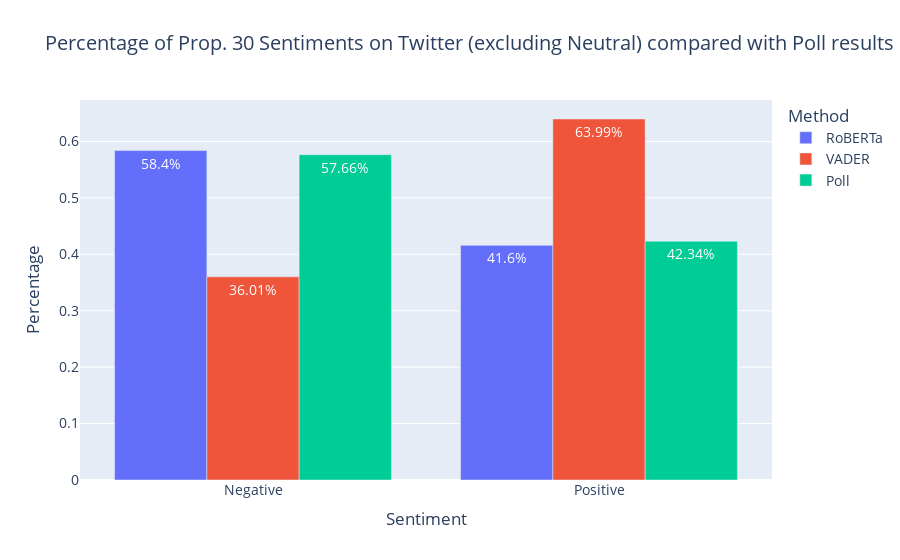

Notebook cell for this chart:
### Code cell
# bar plot of percentages of positive and negative sentiment of each model and poll results
fig_combined = px.bar(data_frame=counts_combined_df, 
                 x = 'Sentiment', 
                 y = 'Percentage', 
                 color = 'Method', 
                 barmode = 'group', 
                 title = 'Percentage of Prop. 30 Sentiments on Twitter (excluding Neutral) compared with Poll results', 
                 text = 'Str Percentage')
fig_combined.update_traces(textposition = 'inside', textfont_color = 'white')
fig_combined.update_layout(xaxis = {'categoryorder': 'array', 'categoryarray': ['Negative', 'Positive']},
                      font_size = 14)
fig_combined.show()

### Figure 1 — Plotly figure (JSON) as saved in the notebook; plotly's stock layout.template omitted (floating-point values rounded to 4 significant figures)
{"data": [{"alignmentgroup": "True", "hovertemplate": "Method=RoBERTa<br>Sentiment=%{x}<br>Percentage=%{y}<br>Str Percentage=%{text}<extra></extra>", "legendgroup": "RoBERTa", "marker": {"color": "#636efa", "pattern": {"shape": ""}}, "name": "RoBERTa", "offsetgroup": "RoBERTa", "orientation": "v", "showlegend": true, "text": ["58.4%", "41.6%"], "textfont": {"color": "white"}, "textposition": "inside", "type": "bar", "x": ["Negative", "Positive"], "xaxis": "x", "y": [0.584, 0.416], "yaxis": "y"}, {"alignmentgroup": "True", "hovertemplate": "Method=VADER<br>Sentiment=%{x}<br>Percentage=%{y}<br>Str Percentage=%{text}<extra></extra>", "legendgroup": "VADER", "marker": {"color": "#EF553B", "pattern": {"shape": ""}}, "name": "VADER", "offsetgroup": "VADER", "orientation": "v", "showlegend": true, "text": ["63.99%", "36.01%"], "textfont": {"color": "white"}, "textposition": "inside", "type": "bar", "x": ["Positive", "Negative"], "xaxis": "x", "y": [0.6399, 0.3601], "yaxis": "y"}, {"alignmentgroup": "True", "hovertemplate": "Method=Poll<br>Sentiment=%{x}<br>Percentage=%{y}<br>Str Percentage=%{text}<extra></extra>", "legendgroup": "Poll", "marker": {"color": "#00cc96", "pattern": {"shape": ""}}, "name": "Poll", "offsetgroup": "Poll", "orientation": "v", "showlegend": true, "text": ["57.66%", "42.34%"], "textfont": {"color": "white"}, "textposition": "inside", "type": "bar", "x": ["Negative", "Positive"], "xaxis": "x", "y": [0.5766, 0.4234], "yaxis": "y"}], "layout": {"barmode": "group", "font": {"size": 14}, "legend": {"title": {"text": "Method"}, "tracegroupgap": 0}, "title": {"text": "Percentage of Prop. 30 Sentiments on Twitter (excluding Neutral) compared with Poll results"}, "xaxis": {"anchor": "y", "categoryarray": ["Negative", "Positive"], "categoryorder": "array", "domain": [0, 1], "title": {"text": "Sentiment"}}, "yaxis": {"anchor": "x", "domain": [0, 1], "title": {"text": "Percentage"}}}}
